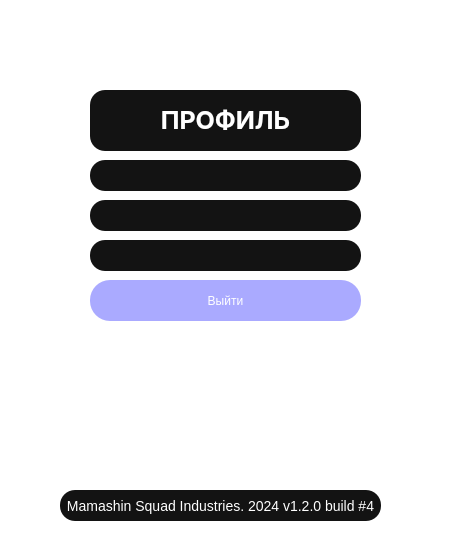
<?xml version="1.0" encoding="UTF-8"?>
<ui version="4.0">
 <class>MainWindow</class>
 <widget class="QMainWindow" name="MainWindow">
  <property name="enabled">
   <bool>true</bool>
  </property>
  <property name="geometry">
   <rect>
    <x>0</x>
    <y>0</y>
    <width>451</width>
    <height>538</height>
   </rect>
  </property>
  <property name="sizePolicy">
   <sizepolicy hsizetype="Minimum" vsizetype="Minimum">
    <horstretch>0</horstretch>
    <verstretch>0</verstretch>
   </sizepolicy>
  </property>
  <property name="maximumSize">
   <size>
    <width>451</width>
    <height>538</height>
   </size>
  </property>
  <property name="cursor">
   <cursorShape>IBeamCursor</cursorShape>
  </property>
  <property name="windowTitle">
   <string>Auth</string>
  </property>
  <property name="windowOpacity">
   <double>0.990000000000000</double>
  </property>
  <property name="styleSheet">
   <string notr="true">QWidget {
  background-color: rgba(255, 255, 255, 0.5); /* белый цвет с 50% прозрачностью */
}</string>
  </property>
  <widget class="QWidget" name="centralwidget">
   <property name="sizePolicy">
    <sizepolicy hsizetype="Fixed" vsizetype="Fixed">
     <horstretch>45</horstretch>
     <verstretch>45</verstretch>
    </sizepolicy>
   </property>
   <property name="autoFillBackground">
    <bool>false</bool>
   </property>
   <property name="styleSheet">
    <string notr="true">QWidget {
  background: url(:/background/3exXqXqqT4U.jpg);
  background-repeat: no-repeat;
  background-position: center;
  background-attachment: fixed;
}


QLabel {
	background: none;
}

QLineEdit {
	background: none;
	background-color: rgb(198, 188, 255);
	border-radius: 15px;
}

QPushButton {
	background: none;
	background-color: rgb(170, 170, 255);
	border-radius: 20px;
	color: #fff;
}
QPushButton:hover {
	background-color: rgb(123, 123, 184);
}
QPushButton:pressed {
	background-color: rgb(146, 148, 255);
}</string>
   </property>
   <widget class="QLabel" name="label">
    <property name="enabled">
     <bool>true</bool>
    </property>
    <property name="geometry">
     <rect>
      <x>90</x>
      <y>90</y>
      <width>271</width>
      <height>61</height>
     </rect>
    </property>
    <property name="font">
     <font>
      <family>SF Pro Display</family>
      <pointsize>-1</pointsize>
      <weight>75</weight>
      <bold>true</bold>
     </font>
    </property>
    <property name="focusPolicy">
     <enum>Qt::ClickFocus</enum>
    </property>
    <property name="layoutDirection">
     <enum>Qt::LeftToRight</enum>
    </property>
    <property name="autoFillBackground">
     <bool>false</bool>
    </property>
    <property name="styleSheet">
     <string notr="true">font-size: 25px;
text-align: center;
position: center;
color: #fff;
background-color: #131313;
border-radius: 15px;</string>
    </property>
    <property name="text">
     <string>ПРОФИЛЬ</string>
    </property>
    <property name="alignment">
     <set>Qt::AlignCenter</set>
    </property>
   </widget>
   <widget class="QPushButton" name="pushButton">
    <property name="geometry">
     <rect>
      <x>90</x>
      <y>280</y>
      <width>271</width>
      <height>41</height>
     </rect>
    </property>
    <property name="text">
     <string>Выйти</string>
    </property>
   </widget>
   <widget class="QLabel" name="label_2">
    <property name="geometry">
     <rect>
      <x>60</x>
      <y>490</y>
      <width>321</width>
      <height>31</height>
     </rect>
    </property>
    <property name="styleSheet">
     <string notr="true">font-size: 14px;
color: #fff;
background-color: #131313;
border-radius: 15px;</string>
    </property>
    <property name="text">
     <string>Mamashin Squad Industries. 2024 v1.2.0 build #4</string>
    </property>
    <property name="alignment">
     <set>Qt::AlignCenter</set>
    </property>
   </widget>
   <widget class="QLabel" name="label_3">
    <property name="geometry">
     <rect>
      <x>90</x>
      <y>160</y>
      <width>271</width>
      <height>31</height>
     </rect>
    </property>
    <property name="styleSheet">
     <string notr="true">font-size: 16px;
color: #fff;
background-color: #131313;
border-radius: 15px;
</string>
    </property>
    <property name="text">
     <string/>
    </property>
    <property name="alignment">
     <set>Qt::AlignCenter</set>
    </property>
   </widget>
   <widget class="QLabel" name="label_4">
    <property name="geometry">
     <rect>
      <x>90</x>
      <y>200</y>
      <width>271</width>
      <height>31</height>
     </rect>
    </property>
    <property name="styleSheet">
     <string notr="true">font-size: 16px;
color: #fff;
background-color: #131313;
border-radius: 15px;
</string>
    </property>
    <property name="text">
     <string/>
    </property>
    <property name="alignment">
     <set>Qt::AlignCenter</set>
    </property>
   </widget>
   <widget class="QLabel" name="label_5">
    <property name="geometry">
     <rect>
      <x>90</x>
      <y>240</y>
      <width>271</width>
      <height>31</height>
     </rect>
    </property>
    <property name="styleSheet">
     <string notr="true">font-size: 16px;
color: #fff;
background-color: #131313;
border-radius: 15px;
</string>
    </property>
    <property name="text">
     <string/>
    </property>
    <property name="alignment">
     <set>Qt::AlignCenter</set>
    </property>
   </widget>
  </widget>
 </widget>
 <resources>
  <include location="../../../Users/eva/Desktop/123.qrc"/>
 </resources>
 <connections/>
</ui>
